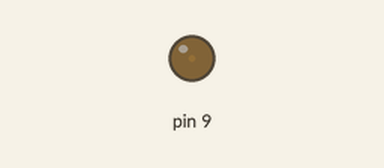
Recording of a sketch running on a simulated Arduino Uno, built with avr-gcc and run on an emulated ATmega328P. Shown: output pins drawn as LEDs (lit = HIGH).

Above: at 0.05 s.
At 3.0 s:
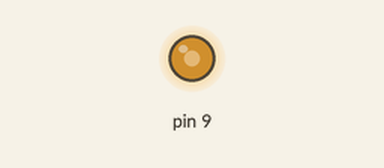
At 6.0 s:
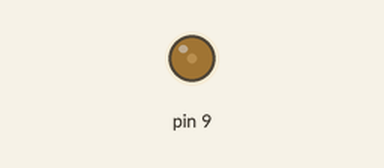
Timing chart, 0 to 9.2 s (numbered marks = the images above):
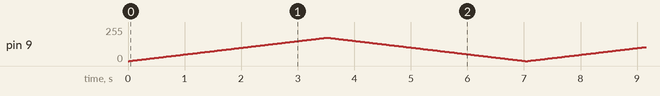

The sketch:

dimmer.ino
```cpp
int brightness = 0; //intensity metric of 0 - 255

void setup() {
  pinMode(9, OUTPUT);
}

void loop() {
  //Turn up brightness
  for(brightness = 0; brightness <= 175; brightness += 1){
    analogWrite(9, brightness);
    delay(20);
    }

  //Turn down brightness
  for(brightness = 175; brightness >= 0; brightness -= 1){
    analogWrite(9, brightness);
    delay(20);
  }
}


//https://myenterprised.com/mods/model-remodel/arduino/dimming-leds/
```
